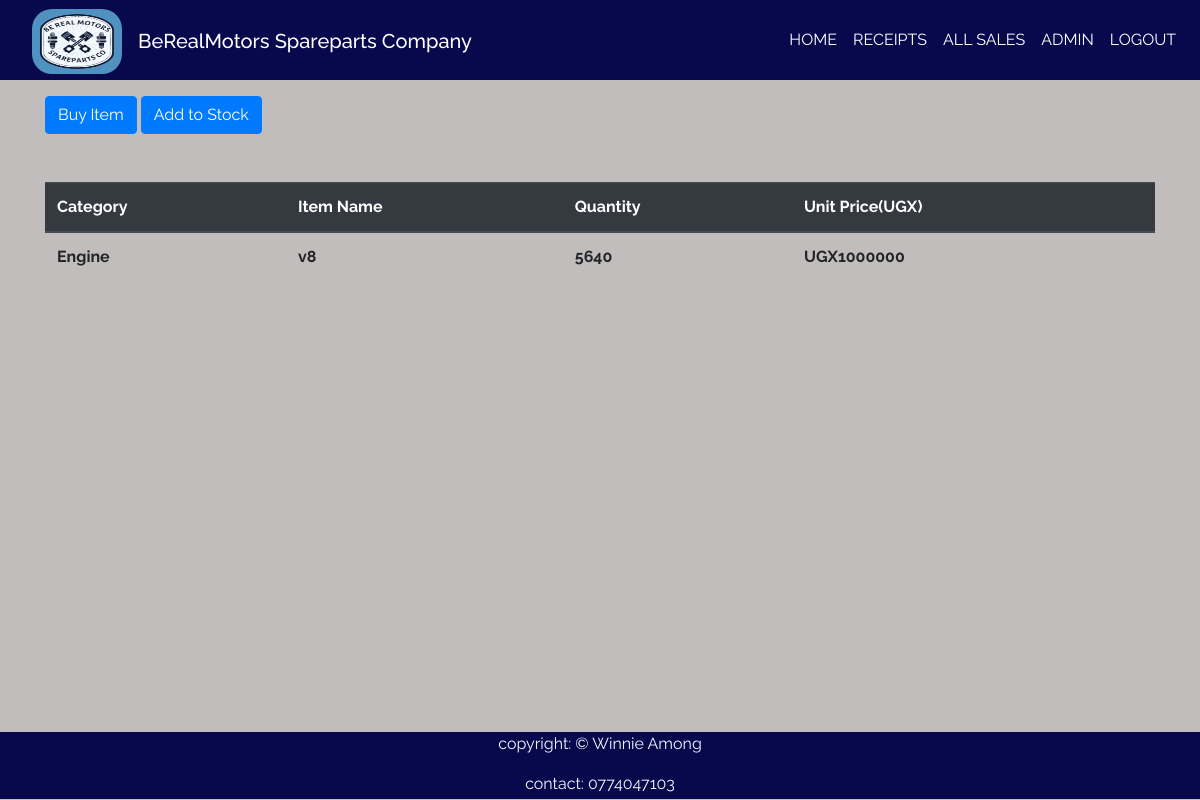
The app's page /home/7 (signed in), older data.
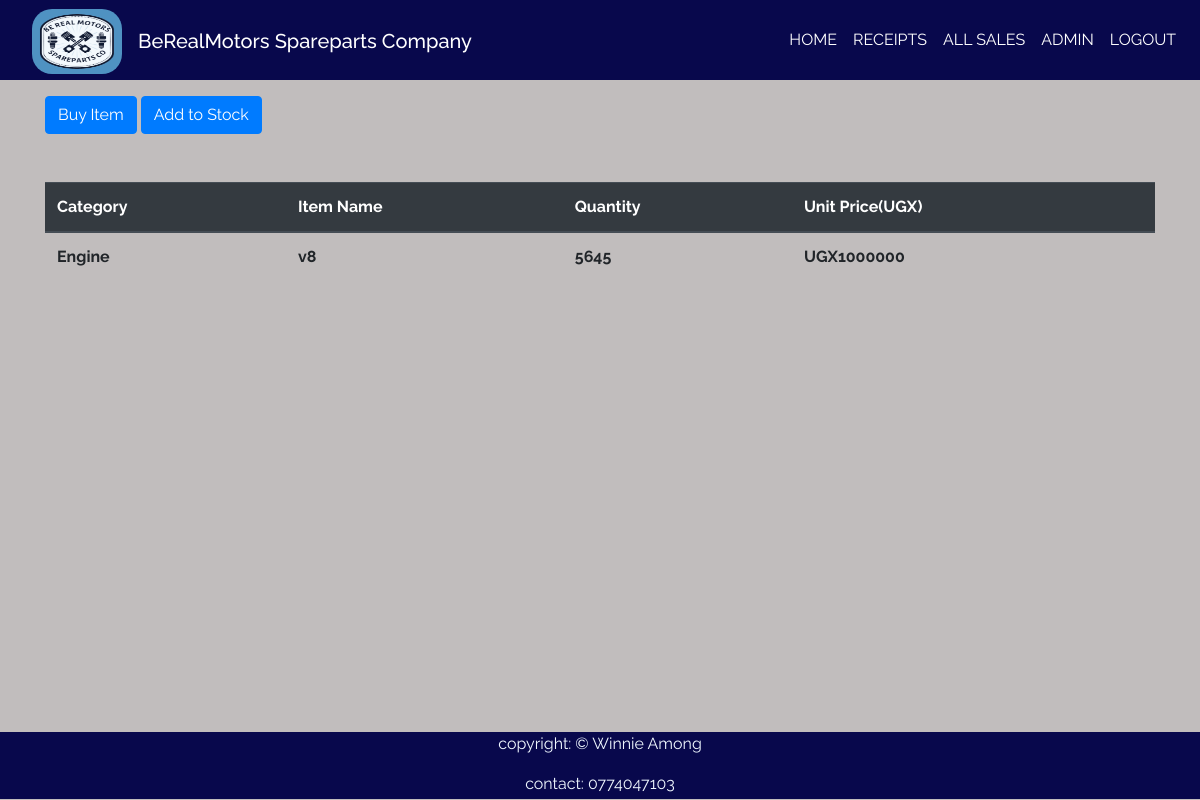
The same page, newer data.
### spareApp/models.py (models this page shows, shortened)
class Product(models.Model):
    Category_name = models.ForeignKey(Category,on_delete=models.CASCADE,null=False, blank=False)
    part_name = models.CharField(max_length=50, null = False, blank=False)
    country_of_origin = models.CharField(max_length=50,null=False,blank=False)
    total_quantity = models.IntegerField(default=0, null=False, blank=False)
    issued_quantity = models.IntegerField(default=0, null=False,blank=False)
    received_quantity = models.IntegerField(default=0, null=False,blank=False)
    unit_price =models.IntegerField(default=0, null=False,blank=False)
    arrival_date =models.DateField(default=timezone.now)
    branch_name =models.CharField(max_length=100, null=False,blank=False)
    part_number = models.IntegerField(default=0,null=True,blank=True)

class Category(models.Model):
    name = models.CharField(max_length = 50, null = False, blank = False, unique=True)
    def __str__(self):
        return self.name

### spareApp/views.py (the view)
# urls.py: path('home/<int:product_id>',views.product_detail,name='product_detail'),
@login_required
def product_detail(request,product_id):
   product =Product.objects.get(id = product_id)
   return render(request,'spare/product_detail.html',{'product':product})

### template/spare/product_detail.html
{% extends 'spare/base.html'%}
{% block content %}
<br></br>
<div class = "container">
    <a href="{% url 'issue_item' product.id %}"> <br><br><input type="submit" value="Buy Item" class="btn btn-primary" btn type="button"/></a>
    <a href="{% url 'add_to_stock' product.id %}"><input type= "submit" value="Add to Stock" class="btn btn-primary btn" type="button"/></a>
</div>
<br></br>
<div class = "container">
  <table class="table">
    <thead class="thead-dark">
      <tr>
        <th scope="col">Category</th>
        <th scope="col">Item Name</th>
        <th scope="col">Quantity</th>
        <th scope="col">Unit Price(UGX)</th>
      </tr>
    </thead>
    <tbody>
      <tr>
        <td style="font-weight: bolder;">{{product.Category_name}}</td>
        <td style="font-weight: bolder;">{{product.part_name}}</td>
        <td style="font-weight: bolder;">{{product.total_quantity}}</td>
        <td style="font-weight: bolder;">UGX{{product.unit_price}}</td>
      </tr>
    </tbody>
  </table>
</div>
{% endblock%}

Row changes from the older to the newer data that the page shows:
changed Product "Engine": total_quantity "5640" → "5645"
